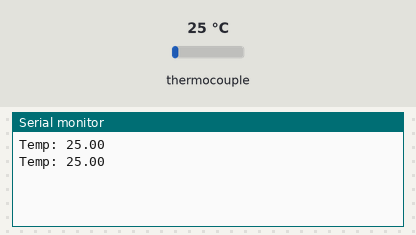
Bench run of a sketch on a simulated Arduino Uno, built with avr-gcc and run on an emulated ATmega328P. Shown: the last lines printed to the serial monitor. Inputs (shaded band) come from the test bench; at power-on: thermocouple 25 °C.

Above: at 1.8 s.
1.9 s: thermocouple set to 6 °C
At 2.8 s:
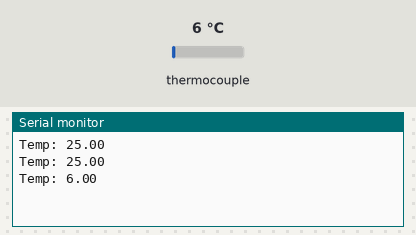
3.4 s: thermocouple set to 75 °C
At 4.4 s:
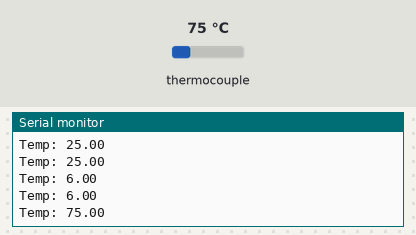
Timing chart, 0 to 6.4 s (numbered marks = the images above; inputs shaded):
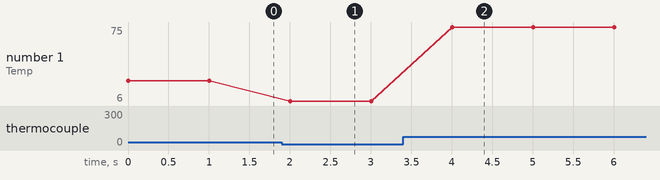

The sketch:

Temperature.ino
```cpp
#include <max6675.h>


// ThermoCouple
int thermo_gnd_pin = 3;
int thermo_vcc_pin = 4;
int thermo_so_pin  = 7;
int thermo_cs_pin  = 6;
int thermo_sck_pin = 5;

MAX6675 thermocouple(thermo_sck_pin, thermo_cs_pin, thermo_so_pin);

void setup() {
  Serial.begin(9600);

  pinMode(thermo_vcc_pin, OUTPUT);
  pinMode(thermo_gnd_pin, OUTPUT);
  digitalWrite(thermo_vcc_pin, HIGH);
  digitalWrite(thermo_gnd_pin, LOW);
}

void loop() {
  Serial.print("Temp: ");
  Serial.println(thermocouple.readCelsius());

  delay(1000);
}
```

Measured:
- after the input at 1.9 s, the serial monitor: prints a new line after 0.10 s (image 1)
- after the input at 3.4 s, the serial monitor: prints a new line after 0.60 s (image 2)
- plotted number 1: 25 → 6 after the input at 1.9 s, 6 → 75 after the input at 3.4 s
